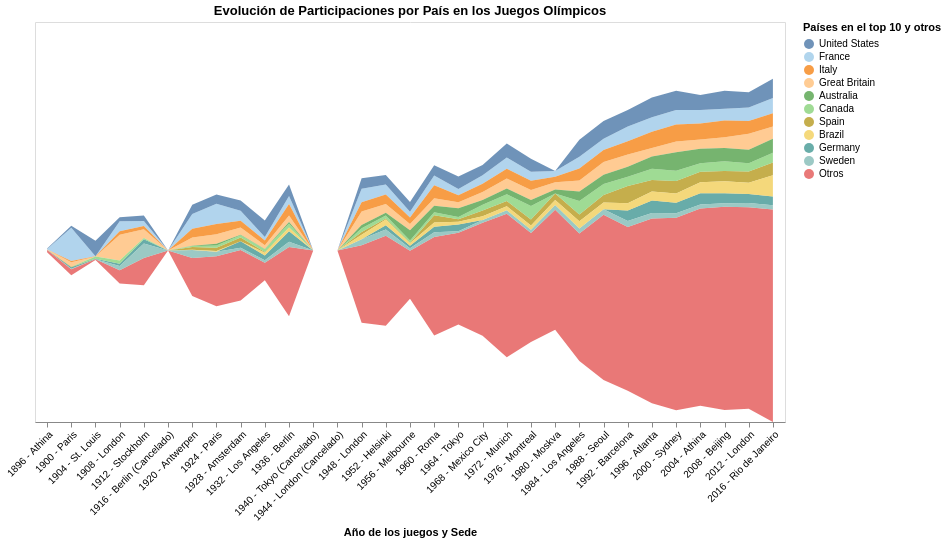

Write notebook code for a chart like this one.
### Code cell
grafico

### Figure 1 — Vega-Lite specification as saved in the notebook (floating-point values rounded to 4 significant figures; data arrays with more than 128 entries replaced by an {"elided": "..."} marker saying what was removed)
{"config": {"view": {"continuousWidth": 300, "continuousHeight": 300}}, "data": {"name": "data-41da3e2c60218dea8eff51689ccd6de4"}, "mark": {"type": "area", "opacity": 0.8}, "encoding": {"color": {"field": "Categoria_pais", "scale": {"scheme": "tableau20"}, "sort": ["United States", "France", "Italy", "Great Britain", "Australia", "Canada", "Spain", "Brazil", "Germany", "Sweden", "Otros"], "title": "Países en el top 10 y otros", "type": "nominal"}, "order": {"field": "color_Categoria_pais_sort_index", "sort": "descending", "type": "quantitative"}, "tooltip": [{"field": "Categoria_pais", "title": "País", "type": "nominal"}, {"field": "Eje_X_Label", "title": "Año", "type": "nominal"}, {"field": "Participantes", "title": "Atletas", "type": "quantitative"}], "x": {"axis": {"labelAngle": -45, "labelOverlap": false}, "field": "Eje_X_Label", "sort": {"field": "Year", "order": "ascending"}, "title": "Año de los juegos y Sede", "type": "nominal"}, "y": {"axis": null, "field": "Participantes", "stack": "center", "title": "Cantidad de Atletas", "type": "quantitative"}}, "height": 400, "title": "Evolución de Participaciones por País en los Juegos Olímpicos", "width": 750, "$schema": "https://vega.github.io/schema/vega-lite/v5.20.1.json", "datasets": {"data-41da3e2c60218dea8eff51689ccd6de4": {"elided": "341 records"}}}
